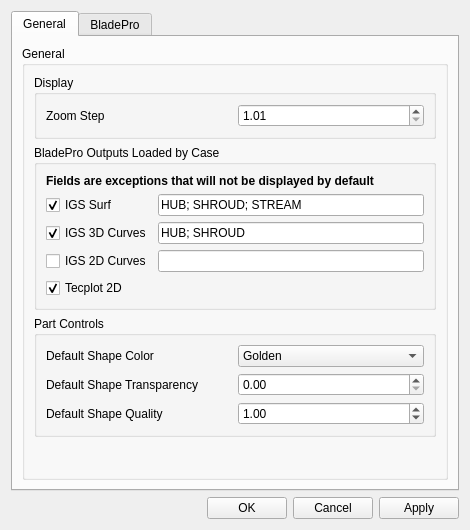
<?xml version="1.0" encoding="UTF-8"?>
<ui version="4.0">
 <class>PreferencesDialog</class>
 <widget class="QWidget" name="PreferencesDialog">
  <property name="windowModality">
   <enum>Qt::NonModal</enum>
  </property>
  <property name="geometry">
   <rect>
    <x>0</x>
    <y>0</y>
    <width>470</width>
    <height>530</height>
   </rect>
  </property>
  <property name="maximumSize">
   <size>
    <width>470</width>
    <height>530</height>
   </size>
  </property>
  <property name="windowTitle">
   <string>Preferences</string>
  </property>
  <property name="whatsThis">
   <string/>
  </property>
  <property name="autoFillBackground">
   <bool>false</bool>
  </property>
  <property name="inputMethodHints">
   <set>Qt::ImhNone</set>
  </property>
  <layout class="QVBoxLayout" name="PreferencesDialog_vl">
   <item>
    <widget class="QTabWidget" name="ui_preferences_tab">
     <property name="currentIndex">
      <number>0</number>
     </property>
     <widget class="QWidget" name="ui_preferences_general_tab">
      <attribute name="title">
       <string>General</string>
      </attribute>
      <layout class="QVBoxLayout" name="ui_preferences_general_tab_vl">
       <item>
        <widget class="QGroupBox" name="ui_preferences_general_groupbox">
         <property name="title">
          <string>General</string>
         </property>
         <layout class="QGridLayout" name="ui_preferences_general_groupbox_gl">
          <item row="1" column="0">
           <widget class="QGroupBox" name="self_preferences_general_outputs_groupbox">
            <property name="toolTip">
             <string>The ouputs checked will be displayed when loading a case. One can make exceptions when displaying IGS files.</string>
            </property>
            <property name="title">
             <string>BladePro Outputs Loaded by Case</string>
            </property>
            <layout class="QVBoxLayout" name="self_preferences_general_outputs_groupbox_vl">
             <item>
              <widget class="QLabel" name="ui_preferences_general_outputs_description_lbl">
               <property name="text">
                <string>&lt;html&gt;&lt;head/&gt;&lt;body&gt;&lt;p&gt;&lt;span style=&quot; font-weight:600;&quot;&gt;Fields are exceptions that will not be displayed by default&lt;/span&gt;&lt;/p&gt;&lt;/body&gt;&lt;/html&gt;</string>
               </property>
               <property name="textFormat">
                <enum>Qt::AutoText</enum>
               </property>
              </widget>
             </item>
             <item>
              <layout class="QGridLayout" name="self_preferences_general_outputs_gl">
               <item row="3" column="0">
                <widget class="QCheckBox" name="ui_preferences_tecplot_2d_chk">
                 <property name="text">
                  <string>Tecplot 2D</string>
                 </property>
                 <property name="checked">
                  <bool>true</bool>
                 </property>
                </widget>
               </item>
               <item row="1" column="1">
                <widget class="QLineEdit" name="ui_preferences_igs_3d_cur_exception_edit">
                 <property name="toolTip">
                  <string>The parts in this field will not be initially displayed in the Output Viewer when loading a IGS 3D Curves</string>
                 </property>
                 <property name="inputMask">
                  <string/>
                 </property>
                 <property name="text">
                  <string>HUB; SHROUD</string>
                 </property>
                </widget>
               </item>
               <item row="2" column="0">
                <widget class="QCheckBox" name="ui_preferences_igs_2d_cur_chk">
                 <property name="text">
                  <string>IGS 2D Curves</string>
                 </property>
                </widget>
               </item>
               <item row="1" column="0">
                <widget class="QCheckBox" name="ui_preferences_igs_3d_cur_chk">
                 <property name="text">
                  <string>IGS 3D Curves</string>
                 </property>
                 <property name="checked">
                  <bool>true</bool>
                 </property>
                </widget>
               </item>
               <item row="0" column="0">
                <widget class="QCheckBox" name="ui_preferences_igs_surf_chk">
                 <property name="text">
                  <string>IGS Surf</string>
                 </property>
                 <property name="checked">
                  <bool>true</bool>
                 </property>
                </widget>
               </item>
               <item row="2" column="1">
                <widget class="QLineEdit" name="ui_preferences_igs_2d_cur_exception_edit">
                 <property name="inputMask">
                  <string/>
                 </property>
                 <property name="text">
                  <string/>
                 </property>
                </widget>
               </item>
               <item row="0" column="1">
                <widget class="QLineEdit" name="ui_preferences_igs_surf_exception_edit">
                 <property name="toolTip">
                  <string>The parts in this field will not be initially displayed in the Output Viewer when loading a IGS surf</string>
                 </property>
                 <property name="inputMask">
                  <string/>
                 </property>
                 <property name="text">
                  <string>HUB; SHROUD; STREAM</string>
                 </property>
                </widget>
               </item>
              </layout>
             </item>
            </layout>
           </widget>
          </item>
          <item row="3" column="0">
           <spacer name="ui_preferences_general_vspacer">
            <property name="orientation">
             <enum>Qt::Vertical</enum>
            </property>
            <property name="sizeHint" stdset="0">
             <size>
              <width>20</width>
              <height>40</height>
             </size>
            </property>
           </spacer>
          </item>
          <item row="2" column="0">
           <widget class="QGroupBox" name="self_preferences_general_shape_groupbox">
            <property name="statusTip">
             <string>Part Controls</string>
            </property>
            <property name="title">
             <string>Part Controls</string>
            </property>
            <layout class="QVBoxLayout" name="self_preferences_general_shape_groupbox_vl">
             <item>
              <layout class="QGridLayout" name="ui_preferences_general_shape_gl">
               <item row="0" column="1">
                <widget class="QComboBox" name="ui_preferences_default_color_combo">
                 <property name="sizePolicy">
                  <sizepolicy hsizetype="Preferred" vsizetype="Preferred">
                   <horstretch>0</horstretch>
                   <verstretch>0</verstretch>
                  </sizepolicy>
                 </property>
                 <property name="maximumSize">
                  <size>
                   <width>16777215</width>
                   <height>23</height>
                  </size>
                 </property>
                 <item>
                  <property name="text">
                   <string>Golden</string>
                  </property>
                 </item>
                 <item>
                  <property name="text">
                   <string>Blue</string>
                  </property>
                 </item>
                 <item>
                  <property name="text">
                   <string>Red</string>
                  </property>
                 </item>
                 <item>
                  <property name="text">
                   <string>White</string>
                  </property>
                 </item>
                 <item>
                  <property name="text">
                   <string>Black</string>
                  </property>
                 </item>
                 <item>
                  <property name="text">
                   <string>Yellow</string>
                  </property>
                 </item>
                </widget>
               </item>
               <item row="2" column="1">
                <widget class="QDoubleSpinBox" name="ui_preferences_default_quality_dspn">
                 <property name="enabled">
                  <bool>true</bool>
                 </property>
                 <property name="sizePolicy">
                  <sizepolicy hsizetype="Preferred" vsizetype="Preferred">
                   <horstretch>0</horstretch>
                   <verstretch>0</verstretch>
                  </sizepolicy>
                 </property>
                 <property name="maximumSize">
                  <size>
                   <width>16777215</width>
                   <height>23</height>
                  </size>
                 </property>
                 <property name="autoFillBackground">
                  <bool>false</bool>
                 </property>
                 <property name="alignment">
                  <set>Qt::AlignLeading|Qt::AlignLeft|Qt::AlignVCenter</set>
                 </property>
                 <property name="minimum">
                  <double>0.010000000000000</double>
                 </property>
                 <property name="singleStep">
                  <double>0.200000000000000</double>
                 </property>
                 <property name="value">
                  <double>1.000000000000000</double>
                 </property>
                </widget>
               </item>
               <item row="1" column="1">
                <widget class="QDoubleSpinBox" name="ui_preferences_default_transparency_dspn">
                 <property name="sizePolicy">
                  <sizepolicy hsizetype="Preferred" vsizetype="Preferred">
                   <horstretch>0</horstretch>
                   <verstretch>0</verstretch>
                  </sizepolicy>
                 </property>
                 <property name="maximumSize">
                  <size>
                   <width>16777215</width>
                   <height>23</height>
                  </size>
                 </property>
                 <property name="maximum">
                  <double>1.000000000000000</double>
                 </property>
                 <property name="singleStep">
                  <double>0.100000000000000</double>
                 </property>
                </widget>
               </item>
               <item row="2" column="0">
                <widget class="QLabel" name="ui_preferences_transparency_lbl_2">
                 <property name="text">
                  <string>Default Shape Quality</string>
                 </property>
                </widget>
               </item>
               <item row="0" column="0">
                <widget class="QLabel" name="ui_preferences_default_color_lbl">
                 <property name="text">
                  <string>Default Shape Color</string>
                 </property>
                </widget>
               </item>
               <item row="1" column="0">
                <widget class="QLabel" name="ui_preferences_transparency_lbl">
                 <property name="text">
                  <string>Default Shape Transparency</string>
                 </property>
                </widget>
               </item>
              </layout>
             </item>
            </layout>
           </widget>
          </item>
          <item row="0" column="0">
           <widget class="QGroupBox" name="self_preferences_general_display_groupbox">
            <property name="statusTip">
             <string>Display controls</string>
            </property>
            <property name="title">
             <string>Display</string>
            </property>
            <layout class="QVBoxLayout" name="ui_preferences_general_groupbox_vl">
             <item>
              <layout class="QGridLayout" name="self_preferences_general_display_gl">
               <item row="1" column="1">
                <widget class="QDoubleSpinBox" name="ui_preferences_zoom_dpsn">
                 <property name="enabled">
                  <bool>true</bool>
                 </property>
                 <property name="sizePolicy">
                  <sizepolicy hsizetype="Preferred" vsizetype="Maximum">
                   <horstretch>0</horstretch>
                   <verstretch>0</verstretch>
                  </sizepolicy>
                 </property>
                 <property name="toolTip">
                  <string>Percentage of zooming by mouse wheel scroll</string>
                 </property>
                 <property name="statusTip">
                  <string>Amount of percentage of zooming by wheel scroll</string>
                 </property>
                 <property name="autoFillBackground">
                  <bool>false</bool>
                 </property>
                 <property name="alignment">
                  <set>Qt::AlignLeading|Qt::AlignLeft|Qt::AlignVCenter</set>
                 </property>
                 <property name="minimum">
                  <double>1.010000000000000</double>
                 </property>
                 <property name="singleStep">
                  <double>0.100000000000000</double>
                 </property>
                 <property name="value">
                  <double>1.010000000000000</double>
                 </property>
                </widget>
               </item>
               <item row="1" column="0">
                <widget class="QLabel" name="ui_preferences_zoom_lbl">
                 <property name="statusTip">
                  <string>Zoom Step: The amount of zoom when scrolling mouse's wheel</string>
                 </property>
                 <property name="text">
                  <string>Zoom Step</string>
                 </property>
                </widget>
               </item>
              </layout>
             </item>
            </layout>
           </widget>
          </item>
         </layout>
        </widget>
       </item>
      </layout>
     </widget>
     <widget class="QWidget" name="ui_preferences_bladepro_tab">
      <attribute name="title">
       <string>BladePro</string>
      </attribute>
      <layout class="QVBoxLayout" name="verticalLayout">
       <item>
        <widget class="QGroupBox" name="ui_preferences_bladepro_groupbox">
         <property name="title">
          <string>BladePro</string>
         </property>
         <layout class="QGridLayout" name="ui_preferences_bladepro_groupbox_vl">
          <item row="1" column="1">
           <layout class="QHBoxLayout" name="ui_preferences_bladepro_groupbox_vl_hl">
            <item>
             <widget class="QLabel" name="ui_preferences_running_bladepro_version_lbl">
              <property name="text">
               <string>Running Version</string>
              </property>
             </widget>
            </item>
            <item>
             <widget class="QLineEdit" name="ui_preferences_running_bladepro_version_edit">
              <property name="text">
               <string>bladepro</string>
              </property>
             </widget>
            </item>
           </layout>
          </item>
         </layout>
        </widget>
       </item>
       <item>
        <spacer name="ui_preferences_general_vspacer_2">
         <property name="orientation">
          <enum>Qt::Vertical</enum>
         </property>
         <property name="sizeHint" stdset="0">
          <size>
           <width>20</width>
           <height>40</height>
          </size>
         </property>
        </spacer>
       </item>
      </layout>
     </widget>
    </widget>
   </item>
   <item>
    <layout class="QHBoxLayout" name="ui_preferences_okcancelapply_hl">
     <item>
      <spacer name="ui_preferences_okcancelapply_hspacer">
       <property name="orientation">
        <enum>Qt::Horizontal</enum>
       </property>
       <property name="sizeHint" stdset="0">
        <size>
         <width>40</width>
         <height>20</height>
        </size>
       </property>
      </spacer>
     </item>
     <item>
      <widget class="QPushButton" name="ui_preferences_ok_btn">
       <property name="text">
        <string>OK</string>
       </property>
      </widget>
     </item>
     <item>
      <widget class="QPushButton" name="ui_preferences_cancel_btn">
       <property name="text">
        <string>Cancel</string>
       </property>
      </widget>
     </item>
     <item>
      <widget class="QPushButton" name="ui_preferences_apply_btn">
       <property name="text">
        <string>Apply</string>
       </property>
      </widget>
     </item>
    </layout>
   </item>
  </layout>
 </widget>
 <resources/>
 <connections/>
</ui>
